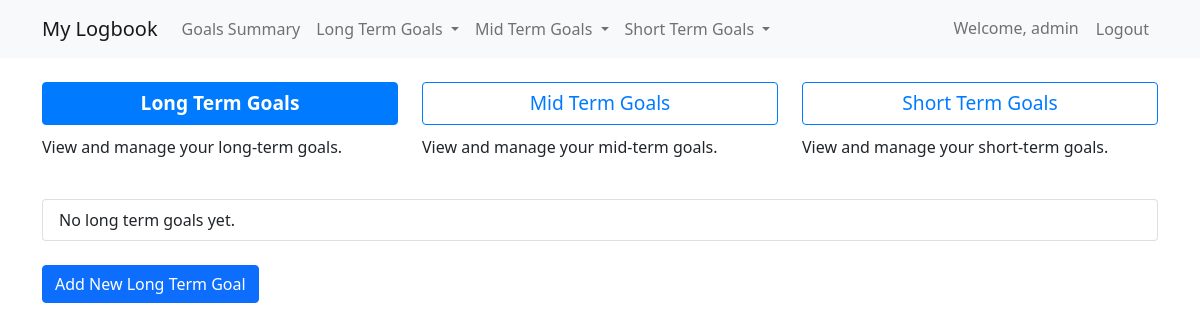
Before: /goals/long/ (signed in) with the older database file.
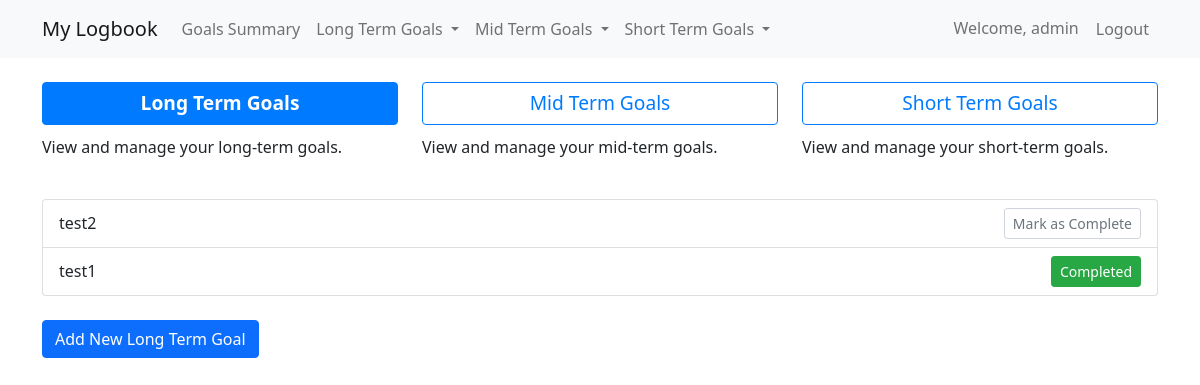
After: the same page with the newer database file.
### logbook/models.py (models this page shows, shortened)
class Goal(models.Model):
    TERM_CHOICES = [
        ('short', 'Short Term'),
        ('mid', 'Mid Term'),
        ('long', 'Long Term'),
    ]
    user = models.ForeignKey(User, on_delete=models.CASCADE, related_name='goals')
    term = models.CharField(max_length=5, choices=TERM_CHOICES)
    description = models.TextField()
    completed = models.BooleanField(default=False)
    created_at = models.DateTimeField(auto_now_add=True)
    updated_at = models.DateTimeField(auto_now=True)
    class Meta:
        ordering = ['term', '-created_at']

### logbook/views.py (the view, shortened to what this page needs)
# urls.py: path('goals/<str:term>/', GoalListView.as_view(), name='goal_list'),
class GoalListView(LoginRequiredMixin, ListView):
    model = Goal
    template_name = 'logbook/goal_list.html'
    context_object_name = 'goals'
    def get_queryset(self):
        return Goal.objects.filter(user=self.request.user, term=self.kwargs['term'])
    def get_context_data(self, **kwargs):
        context = super().get_context_data(**kwargs)
        context['term'] = self.kwargs['term']
        context['active_term'] = self.kwargs['term']
        if self.kwargs['term'] == 'short':
            context['logbook_form'] = LogbookCreateView.as_view()(self.request).context_data['form']
            context['logbook_entries'] = LogbookEntry.objects.filter(user=self.request.user).order_by('-date')[:5]
        return context

### logbook/templates/logbook/goal_list.html (shortened to what this page needs)
{% extends 'logbook/base.html' %}
{% block content %}
<ul class="list-group">
    {% for goal in goals %}
        <li class="list-group-item d-flex justify-content-between align-items-center">
            {{ goal.description }}
            <form method="post" action="{% url 'toggle_goal_completion' goal.id %}">
                <button type="submit" class="btn btn-sm {% if goal.completed %}btn-success{% else %}btn-outline-secondary{% endif %}">
                    {% if goal.completed %}Completed{% else %}Mark as Complete{% endif %}
                </button>
            </form>
        </li>
    {% empty %}
        <li class="list-group-item">No {{ term }} term goals yet.</li>
    {% endfor %}
</ul>
<a href="{% url 'goal_create' term=term %}" class="btn btn-primary mt-4">Add New {{ term|title }} Term Goal</a>
{% endblock %}

### logbook/templates/logbook/base.html (shortened to what this page needs)
{% load static %}
<!DOCTYPE html>
<html lang="en">
<head>
    <link href="https://cdn.jsdelivr.net/npm/bootstrap@5.1.3/dist/css/bootstrap.min.css" rel="stylesheet">
    <link rel="stylesheet" href="{% static 'css/styles.css' %}">
</head>
<body>
    <nav class="navbar navbar-expand-lg navbar-light bg-light">
        <div class="container">
            <a class="navbar-brand" href="{% url 'logbook_summary' %}">My Logbook</a>
            <div class="collapse navbar-collapse" id="navbarNav">
                <ul class="navbar-nav me-auto">
                    {% if user.is_authenticated %}
                    <li class="nav-item">
                        <a class="nav-link" href="{% url 'logbook_summary' %}">Goals Summary</a>
                    </li>
                    <li class="nav-item dropdown">
                        <a class="nav-link dropdown-toggle" href="#" id="navbarDropdown" role="button" data-bs-toggle="dropdown" aria-expanded="false">
                            Long Term Goals
                        </a>
                    </li>
                    <li class="nav-item dropdown">
                        <a class="nav-link dropdown-toggle" href="#" id="navbarDropdown" role="button" data-bs-toggle="dropdown" aria-expanded="false">
                            Mid Term Goals
                        </a>
                    </li>
                    <li class="nav-item dropdown">
                        <a class="nav-link dropdown-toggle" href="#" id="navbarDropdown" role="button" data-bs-toggle="dropdown" aria-expanded="false">
                            Short Term Goals
                        </a>
                    </li>
                    {% endif %}
                </ul>
                <ul class="navbar-nav">
                    {% if user.is_authenticated %}
                    <li class="nav-item">
                        <span class="nav-link">Welcome, {{ user.username }}</span>
                    </li>
                    <li class="nav-item">
                        <form method="post" action="{% url 'logout' %}">
                            <button type="submit" class="btn btn-link nav-link">Logout</button>
                        </form>
                    </li>
                    {% endif %}
                </ul>
            </div>
        </div>
    </nav>
    <div class="container mt-4">
        <div class="row">
            <div class="col-md-4">
                <a href="{% url 'goal_list' term='long' %}" class="btn btn-outline-primary big-link goal-button {% if active_term == 'long' %}active-goal{% endif %}">Long Term Goals</a>
                <p>View and manage your long-term goals.</p>
            </div>
            <div class="col-md-4">
                <a href="{% url 'goal_list' term='mid' %}" class="btn btn-outline-primary big-link goal-button {% if active_term == 'mid' %}active-goal{% endif %}">Mid Term Goals</a>
                <p>View and manage your mid-term goals.</p>
            </div>
            <div class="col-md-4">
                <a href="{% url 'goal_list' term='short' %}" class="btn btn-outline-primary big-link goal-button {% if active_term == 'short' %}active-goal{% endif %}">Short Term Goals</a>
                <p>View and manage your short-term goals.</p>
            </div>
        </div>
    </div>
    <div class="container mt-4">
        {% block content %}
        {% endblock %}
    </div>
</body>
</html>

### static/css/styles.css (style rules this page uses)
.big-link { font-size: 1.2rem; width: 100%; margin-bottom: 10px; transition: all 0.3s ease; }
.goal-button { color: #007bff; background-color: #fff; border-color: #007bff; }
.active-goal { color: #fff !important; background-color: #007bff !important; border-color: #007bff !important; }
.btn-outline-secondary { border-color: #ced4da; color: #6c757d; }
.btn-success { background-color: #28a745; border-color: #28a745; }

### logbook/templates/logbook/base.html (style rules this page uses)
.active-goal { color: blue; font-weight: bold; }

Changed rows visible on the page:
added Goal: description "test2", completed "Mark as Complete"
added Goal: description "test1", completed "Completed"
Other visible differences:
{{ term }}: "long" → (not shown)
text no longer shown: "No term goals yet."
